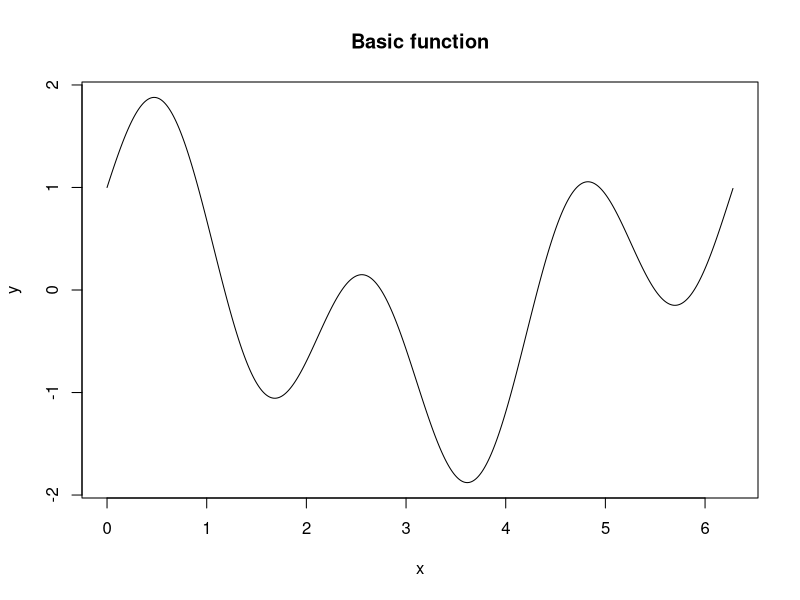
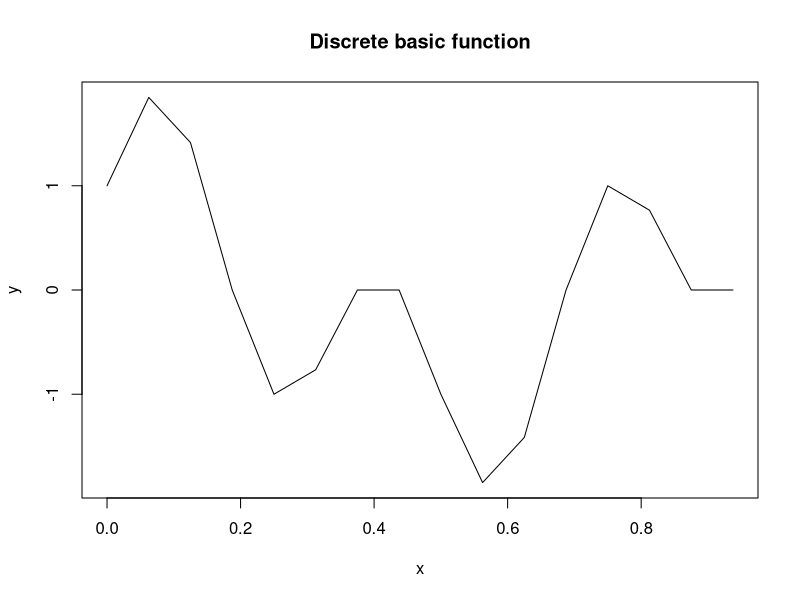
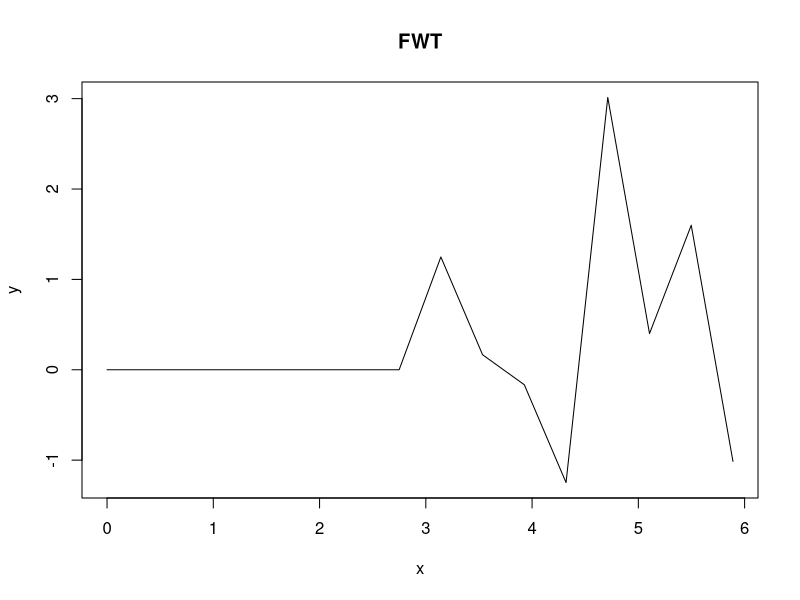

Reproduce these figures in R, in order.
# Made by IvAlex

y <- function(x) {
  sin(3 * x) + cos(x)
}

custom_plot <- function(x, y, head_title) {
  plot(x, y, type = "l", xlab = "x", ylab = "y", main = head_title)
}

# Dots num
N <- 16

#Period
T <- 2 * pi

#Interval
a <- 0
b <- a + T

# 
custom_seq_interval = function(from, before, num_intervals){
  res <- seq(from, before, length.out = (num_intervals + 1))
  res[-length(res)]
}

# basic function
basic_xdots <- seq(a, b, by = 0.01)
basic_ydots <- y(basic_xdots)
custom_plot(basic_xdots, basic_ydots, "Basic function")

#discrete basic function
normilized_xdots <- custom_seq_interval(0, 1, N)
basic_xdots <- custom_seq_interval(a, b, N)
basic_ydots <- y(basic_xdots)
custom_plot(normilized_xdots, basic_ydots, "Discrete basic function")

#custom sign
custom_sign <- function(num) {
  ifelse(num > 0, 1, -1)
}

#Rademacher function
r <- function(k, t) {
  if (t < 0 || t >= 1)
  {
    stop("t must be in interval [0; 1)")
  }
  custom_sign(sin((2 ^ k) * pi * t))
}

number2binary = function(number, noBits) {
  binary_vector = rev(as.numeric(intToBits(number)))
  binary_vector[-(1:(length(binary_vector) - noBits))]
}

#Walsh function
wal <- function(n, t, r_num) {
  n_bin <- c(0, number2binary(n, r_num))
  res <- 1
  
  for(k in seq(1, r_num, by = 1)) {
    # because array indexes from 1
    if (xor(n_bin[r_num - k + 2], n_bin[r_num - k + 1])) {
      res <- res * r(k, t)
    }
  }
  
  res
}

custom_is_integer <- function(x) {
  x %% 1 == 0
}

#Discrete Walsh Transform block
normilized_wal <- function(n, i, N){
  wal(n, (i + 0.5)/N, log2(N))
}

DWT_one <- function(dots, i) {
  size <- length(dots)
  normilized_wal(i, seq(0, size - 1, by = 1), size)
}

#Discrete Walsh Transform
DWT <- function(dots) {
  size <- length(dots)
  r_num <- log2(size)
  if (!custom_is_integer(r_num)) {
    stop("Size must be an integer power of 2")
  }
  
  DWT_one(dots, seq(0, size - 1, by = 1))
}

# Fast Walsh Transform
FWT_help <- function(dots, i, pow, delta) {
  dots[i] + ((-1) ^ pow) * dots[i + delta]
}

FWT <- function(dots, size) {
  size <- size / 2
  if (size < 1) {
    dots
  }
  else {
    indexes <- seq(1, size, by = 1)
    
    seq1 <- FWT_help(dots, indexes, 0, size)
    seq2 <- FWT_help(dots, indexes, 1, size)
    
    c(FWT(seq1, size), FWT(seq2, size)) / sqrt(2)
  }
}

res <- FWT(basic_ydots, N)
custom_plot(basic_xdots, res, "FWT")

